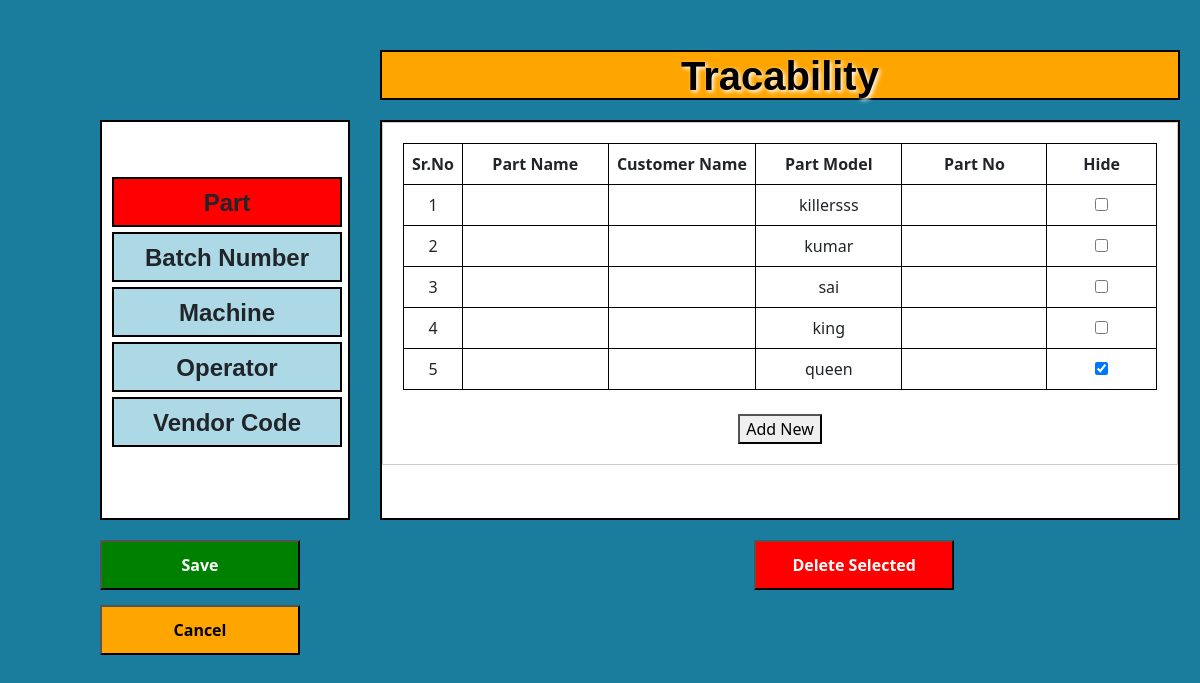
The app's page /trace/ with its own data.
### app/models.py (models this page shows)
class TableOneData(models.Model):
    part_name = models.CharField(max_length=100)
    customer_name = models.CharField(max_length=100)
    part_model = models.CharField(max_length=100)
    id = models.AutoField(primary_key=True)  # Ensure that 'id' is used as the primary key
    part_no = models.CharField(max_length=100)
    is_selected = models.BooleanField(default=False)  # This field represents the checkbox state

### app/views.py (the view, shortened to what this page needs)
# urls.py: path('trace/',views.trace,name="trace"),
@csrf_exempt
def trace(request, row_id=None):
    if request.method == 'POST':
        try:
            received_data = json.loads(request.body)
            print(f'received_data',request.body)
            for item_id, rows in received_data.items():
                for row in rows:
                    values = row['values']
                    if item_id == 'tableBody-1':
                        table_data = TableOneData.objects.create(
                            part_name=values[0],
                            customer_name=values[1],
                            part_model=values[2],
                            part_no=values[3],
                            is_selected=values[4]
                        )
                        table_data.save()
                    elif item_id == 'tableBody-2':
                        table_data = TableTwoData.objects.create(
                            batch_no=values[0]
                        )
                        table_data.save()
                    elif item_id == 'tableBody-3':
                        table_data = TableThreeData.objects.create(
                            machine_no=values[0],
                            machine_name=values[1]
                        )
                        table_data.save()
                    elif item_id == 'tableBody-4':
                        table_data = TableFourData.objects.create(
                            operator_no=values[0],
                            operator_name=values[1]
                        )
                        table_data.save()
                    elif item_id == 'tableBody-5':
                        table_data = TableFiveData.objects.create(
                            vendor_code=values[0],
                            email=values[1]
                        )
                        table_data.save()
            return JsonResponse({'message': 'Data received and saved successfully'}, status=200)
        except Exception as e:
            return JsonResponse({'error': str(e)}, status=500)
    elif request.method == 'GET':
        try:
            table_body_1_data = TableOneData.objects.all()
            table_body_2_data = TableTwoData.objects.all()
            table_body_3_data = TableThreeData.objects.all()
            table_body_4_data = TableFourData.objects.all()
            table_body_5_data = TableFiveData.objects.all()
            return render(request, 'app/trace.html', {'table_body_1_data': table_body_1_data,'table_body_2_data':table_body_2_data,'table_body_3_data': table_body_3_data,'table_body_4_data': table_body_4_data,'table_body_5_data': table_body_5_data})
        except Exception as e:
            return JsonResponse({'error': str(e)}, status=500)
    else:
        return render(request, 'app/trace.html')

### app/templates/app/trace.html (shortened to what this page needs)
{% extends 'app/layouts/main.html' %}
{% block content %}
<div class="box-0">
    <center style="color:black;text-shadow: 2px 2px 4px white;">
        <h1><b>Tracability</b></h1></center>
</div>
<div class="box-1">
    <div id="part" class="inner-box-1" onclick="enlargeItem(1),showItem('item-1')"><h4><b>Part</b></h4></div>
    <div id="batchNumber" class="inner-box-2" onclick="enlargeItem(2),showItem('item-2')"><h4><b>Batch Number</b></h4></div>
    <div id="machine" class="inner-box-3" onclick="enlargeItem(3),showItem('item-3')"><h4><b>Machine</b></h4></div>
    <div id="operator" class="inner-box-4" onclick="enlargeItem(4),showItem('item-4')"><h4><b>Operator</b></h4></div>
    <div id="vendorCode" class="inner-box-5" onclick="enlargeItem(5),showItem('item-5')"><h4><b>Vendor Code</b></h4></div>
</div>
<div class="box" id="boxContent"style="overflow-x: auto;overflow-y:auto;">
    <div class="item item-1" id="item1">
        <table border="1">
            <thead>
                <tr>
                    <th style="width: 5%;">Sr.No</th>
                    <th style="width: 20%;" id="partname">Part Name</th>
                    <th style="width: 20%;" id="customername">Customer Name</th>
                    <th style="width: 20%;" id="partmodel">Part Model</th>
                    <th style="width: 20%;" id="partno">Part No</th>
                    <th style="width: 20%;" id="hide">Hide</th>
                </tr>
            </thead>
            <tbody id="tableBody-1">
                {% for data in table_body_1_data %}
                <tr data-id="{{ data.id }}">
                    <td>{{ forloop.counter }}</td>
                    <td>{{ data.part_name }}</td>
                    <td>{{ data.customer_name }}</td>
                    <td>{{ data.part_model }}</td>
                    <td>{{ data.part_no }}</td>
                    <td><input type="checkbox" {% if data.is_selected %}checked{% endif %}></td>
                </tr>
                {% endfor %}
            </tbody>
        </table><br>
        <button onclick="addRow('item-1', 5)">Add New</button>
    </div>
</div>
<button type="button" id="save-btn" onclick="saveData()"><b>Save</b></button>
<button type="button" id="delete-btn" onclick="deleteSelectedRows()"><b>Delete Selected</b></button>
<a href="{% url 'index' %}" >
    <button type="button" id="cancel-btn"><b>Cancel</b></button>
</a>
    {% endblock %}

### app/static/css/style.css (style rules this page uses)
body { background-color: #1a7d9e; }

### app/templates/app/trace.html (style rules this page uses)
.box-0 { width: 800px; height:50px; margin-left:380px ; margin-top: 50px; background-color: orange; border: 2px solid black; font-family:Arial, Helvetica, sans-serif }
.box { width: 800px; height: 400px; margin-left:380px ; margin-top: -400px; background-color: white; border: 2px solid black; }
.box-1 { width: 250px; height: 400px; margin-top:20px; margin-left: 100px; background-color: white; border: 2px solid black; padding-top: 50px; padding-left: 5px; }
.inner-box-1, .inner-box-2, .inner-box-3, .inner-box-4, .inner-box-5 { width: 230px; height: 50px; background-color:lightblue; border: 2px solid black; margin: 5px; padding-top: 10px; cursor: pointer; text-align: center; justify-content: center; font-family: Arial, Helvetica, sans-serif; }
.item-1, .item-2, .item-3, .item-4, .item-5 { border: 1px solid #ccc; padding: 20px; text-align: center; transition: transform 0.3s; }
#save-btn { background-color: green; color: white; height: 50px; width: 200px; margin-top: 20px; margin-left: 100px; }
#delete-btn { background-color: red; color: white; height: 50px; width: 200px; margin-top: 20px; margin-left: 450px; }
#cancel-btn { background-color: orange; color:black; margin-top: 15px; height: 50px; width: 200px; margin-left: 100px; }
table { border-collapse: collapse; width: 100%; }
th, td { border: 1px solid black; padding: 8px; text-align: center; }

### records on screen
TableOneData: part_model "killersss"
TableOneData: part_model "kumar"
TableOneData: part_model "sai"
TableOneData: part_model "king"
TableOneData: part_model "queen", is_selected "☑"
